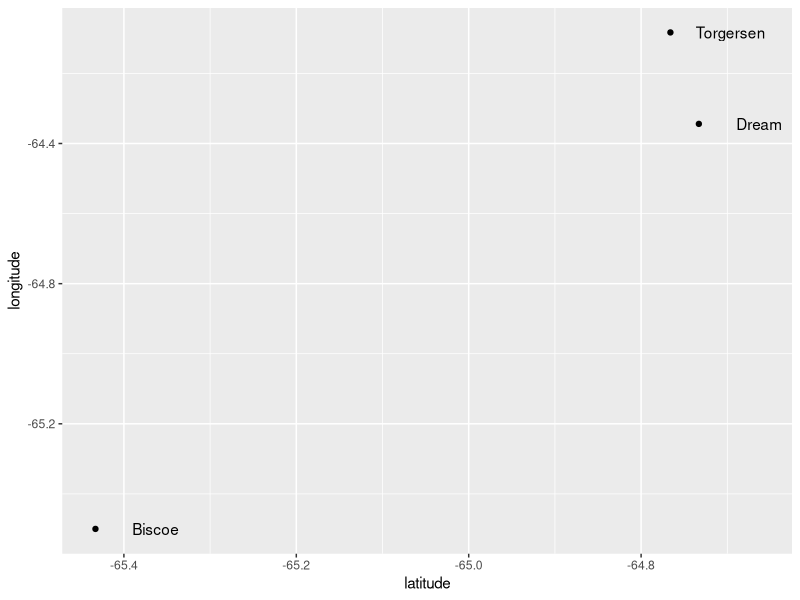
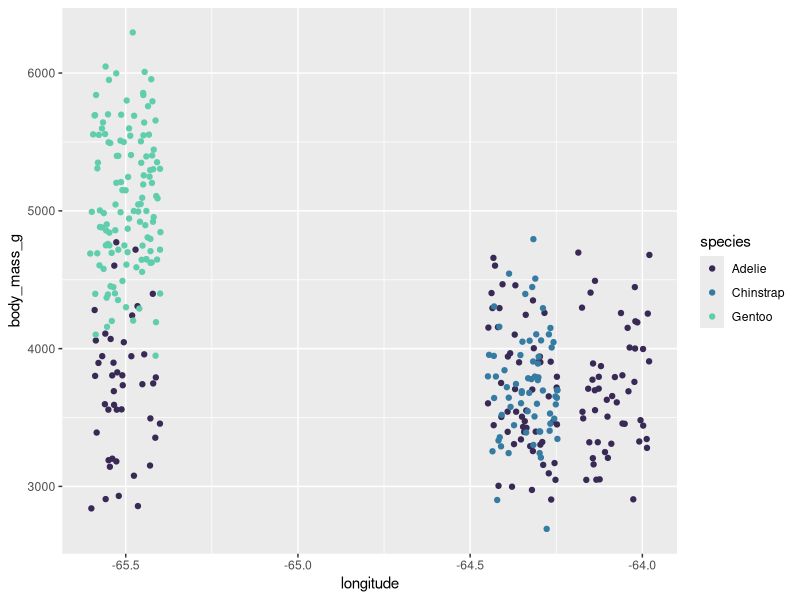

Write R code to recreate these figures, in order.
install.packages("dplyr") #dataframe manipulation
install.packages("tidyr") #reshaping data
install.packages("palmerpenguins") # demo datasheet
library(dplyr)
library(tidyr)
library(palmerpenguins)
library(ggplot2)

penguins_data<- penguins
head(penguins)
str(penguins)

## use the pipe function |>
new_object <-penguins_data |>
  head()
new_object
write.csv(penguins_data,
          "penguins.csv",
          row.names = FALSE)
# Select operates on column
penguins_locations <-penguins_data |>
  select(species,island)
# Filter operates on rows
adelie_penguins <-penguins_data |>
  filter(species == "Adelie")
#add or modify columns-"mutate"
#create a new data frame with the original data and add a column of "penguins_ratio"
penguins_ratio <-penguins_data |>
  mutate(bill_length_mm_ratio = bill_length_mm /bill_depth_mm )

#create a new data frame with the original data and add a column of "penguins_rounded"
# the "round" function will round the data
# the ", digitd = 2" after teh round command will specify the digits to keep in rounding. Default without this code, will be 0 decimal 
penguins_rounded <-penguins_data |>
  mutate(bill_length_mm_rounded =round(bill_length_mm, digits = 2))

#create a new data frame with the original data and add rounded columns ended with mm
#and append "_rounded" to these new columns to the data frame data
penguins_rounded <-penguins_data |>
  mutate (across(ends_with("mm"), round, .names ="{.col}_rounded"))

#Write a function to define decimals of all data end with mm and lb
penguins_rounded <-penguins_data |>
  mutate (across(ends_with("mm"), \(x) {round(x, digits = 2)}, .names ="{.col}_rounded"),
          across(ends_with("g"), \(x) {round(x, digits = 1)}, .names ="{.col}_rounded")
          )

#summarize the dataframe
penguin_species <- penguins_data |>
  group_by(species, island) |>
  summarize(total_penguins = n(),
            total_penguin_biomass = sum(body_mass_g)) |>
  ungroup()
# make sure to use "ungroup()" to reset the dataframe group status avoid error in downstream analysis


###Sept26, 2024 code practice for data manipulation.

# Create a new branch for this session's work

# Create a new script, call it "07-data-manip.R"

# Install dplyr and tidyr

if (FALSE) {
  install.packages("dplyr")
  install.packages("tidyr")
  install.packages("palmerpenguins")
  install.packages("ggplot2")
}

library(dplyr)
library(tidyr)
library(palmerpenguins)
library(ggplot2)

# Load data

penguins_data <- penguins

# Create a directory to store the raw data
# Store the raw data there

write.csv(
  penguins_data,
  "penguins_data_raw.csv",
  row.names = F
)

#### Looking at the penguins data ####

penguins_data
head(penguins_data)
tail(penguins_data)

str(penguins_data)
# str is useful for tibbles
# note different data types
# note factors
# note presence of NAs

#### Data manipulation ####

##### Assignment and pipes #####

# We assign values to variable names using the <-
# The = also works in *most* instances
# We use pipes to chain multiple operations together.
# Keyboard shortcuts: look up in Tools -> Keyboard Shortcuts Help

##### Subsetting and filtering data #####

penguin_locations <- penguins |>
  select(species, island)

penguin_measures <- penguins |>
  select(species, ends_with("mm"))

adelie_penguins <- penguins |>
  filter(species == "Adelie")

##### Adding columns (mutate) #####

penguins_ratio <- penguins |>
  mutate(bill_length_depth_ratio = bill_length_mm / bill_depth_mm)

penguins_rounded <- penguins |>
  mutate(bill_length_mm_rounded = round(bill_length_mm, digits = 0))

penguins_rounded <- penguins |>
  mutate(across(ends_with("mm"), round))

penguins_rounded <- penguins |>
  mutate(across(ends_with("mm"), round, .names = "{.col}_rounded"))

##### Split-apply-combine #####

penguin_summary <- penguins |>
  group_by(island, species) |>
  summarize(total_penguins = n(),
            total_penguin = sum(body_mass_g)) |>
  ungroup()

penguin_totals <- penguins |>
  group_by(island, species) |>
  summarize(total_penguins = n(),
            total_penguin = sum(body_mass_g, na.rm = T)) |>
  ungroup()

penguin_summary <- penguins |>
  group_by(island, species, sex) |>
  summarize(across(ends_with("mm"), mean)) |>
  ungroup()

penguin_summary <- penguins |>
  group_by(island, species, sex) |>
  summarize(across(ends_with("mm"), \(x) mean(x, na.rm = T))) |>
  ungroup()

##### Reshaping #####

penguins_site_by_species <- penguin_totals |>
  select(species, island, total_penguins)

penguins_site_by_species <- penguin_totals |>
  select(species, island, total_penguins) |>
  tidyr::pivot_wider(id_cols = island,
                     names_from = species,
                     values_from = total_penguins)

penguins_site_by_species <- penguin_totals |>
  select(species, island, total_penguins) |>
  tidyr::pivot_wider(
    id_cols = island,
    names_from = species,
    values_from = total_penguins,
    values_fill =  0
  )

penguins_back_to_totals <- penguins_site_by_species |>
  tidyr::pivot_longer(-island, names_to = "Species", values_to = "Abundance")

##### joins + advanced joins #####

island_coordinates <- data.frame(
  island = c("Biscoe", "Dream", "Torgersen"),
  latitude = c(-65.433, -64.733, -64.766),
  longitude = c(-65.5, -64.344, -64.083)
)

ggplot(island_coordinates, aes(latitude, longitude)) +
  geom_point() +
  geom_text(aes(label = island), nudge_x = .07)

penguins_coords <- left_join(penguins, island_coordinates)

ggplot(penguins_coords, aes(longitude, body_mass_g, color = species)) +
  geom_jitter() +
  scale_color_viridis_d(option = "mako", begin = .2, end = .8)

#### Modify - add - commit ####

# adds penguins_data_raw repo
# commit and push

#### Palmer penguins citation ####
citation("palmerpenguins")










